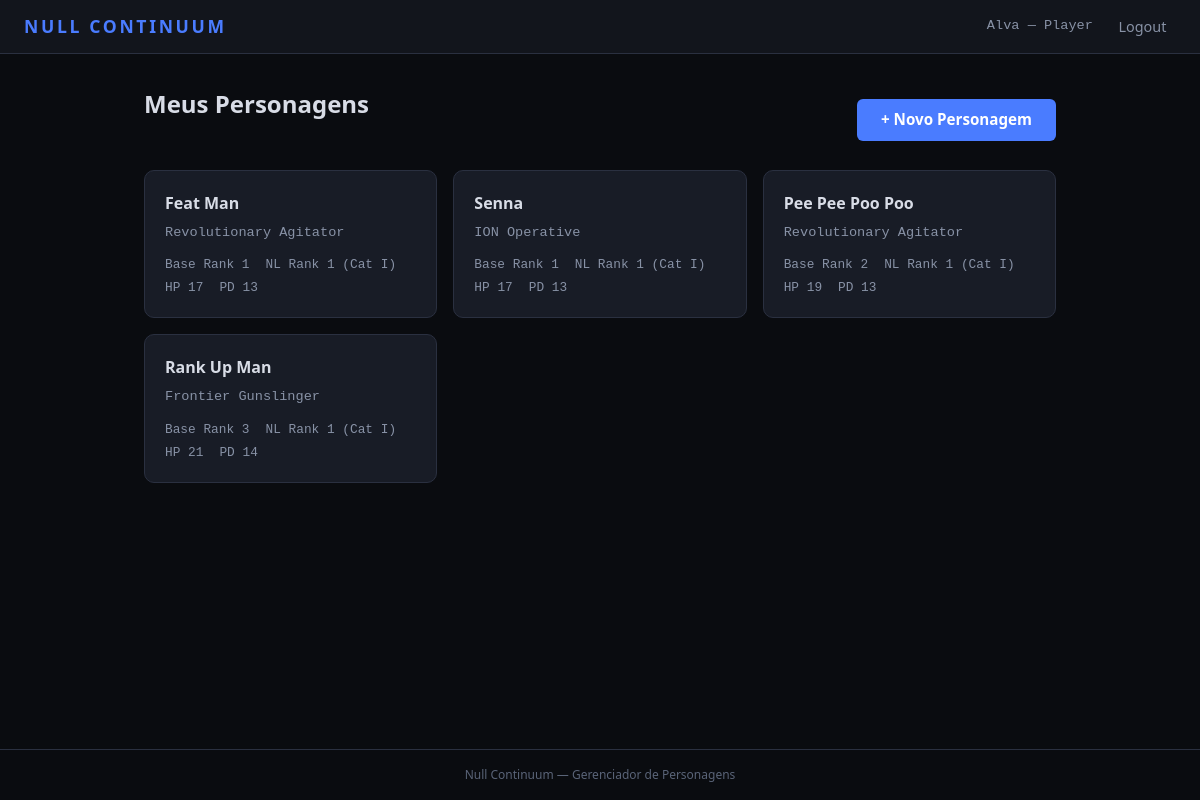
/personagens/ (signed in), run on an earlier commit of the app's database.
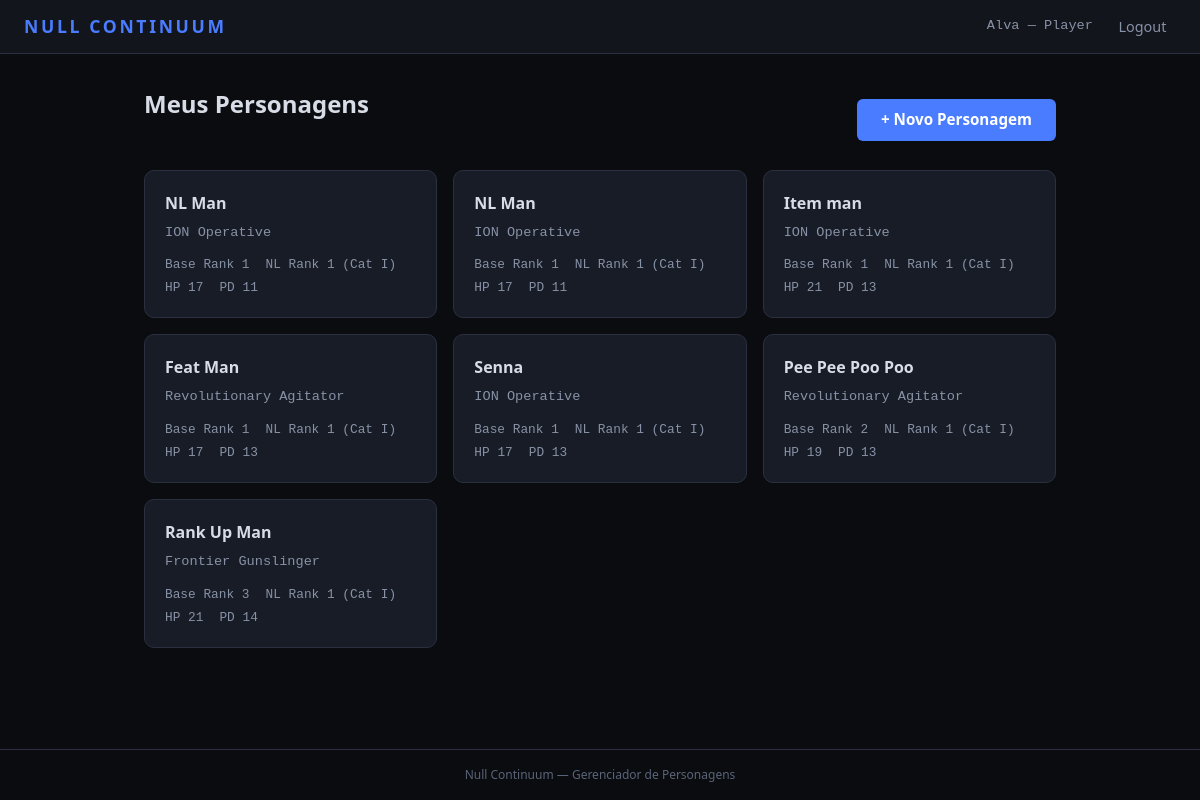
And on a later commit of the database.
### HomeApp/models.py (models this page shows, shortened)
class User(AbstractUser):
    ROLE_CHOICES = [
        ('GM', 'Game Master'),
        ('PLAYER', 'Player'),
    ]
    role = models.CharField(max_length=6, choices=ROLE_CHOICES, default='PLAYER')

### CharSheet/models.py (models this page shows, shortened)
class Character(models.Model):
    player = models.ForeignKey(
        settings.AUTH_USER_MODEL,
        on_delete=models.CASCADE,
        related_name='characters',
    )
    name = models.CharField('Nome do Personagem', max_length=120)
    background = models.CharField(
        'Background', max_length=20,
        choices=BACKGROUND_CHOICES, default='OTHER',
    )
    background_custom = models.CharField(
        'Background (custom)', max_length=120, blank=True,
        help_text='Preencha se escolheu "Outro".',
    )
    base_rank = models.PositiveIntegerField(
        'Base Rank', default=1,
        validators=[MinValueValidator(1), MaxValueValidator(15)],
    )
    nl_rank = models.PositiveIntegerField(
        'NL Rank', default=0,
        validators=[MinValueValidator(0), MaxValueValidator(15)],
    )
    agility = models.PositiveIntegerField(
        'Agility (AGI)', default=1,
        validators=[MinValueValidator(1), MaxValueValidator(5)],
    )
    fortitude = models.PositiveIntegerField(
        'Fortitude (FOR)', default=1,
        validators=[MinValueValidator(1), MaxValueValidator(5)],
    )
    insight = models.PositiveIntegerField(
        'Insight (INS)', default=1,
        validators=[MinValueValidator(1), MaxValueValidator(5)],
    )
    presence = models.PositiveIntegerField(
        'Presence (PRE)', default=1,
        validators=[MinValueValidator(1), MaxValueValidator(5)],
    )
    stability = models.PositiveIntegerField(
        'Stability (STA)', default=1,
        validators=[MinValueValidator(1), MaxValueValidator(5)],
    )
    intent = models.PositiveIntegerField(
        'Intent (INT)', default=1,
        validators=[MinValueValidator(1), MaxValueValidator(5)],
    )
    continuity_constant = models.CharField(
        'Continuity Constant', max_length=4,
        choices=CC_CHOICES, blank=True, default='',
    )
    abstraction_frame = models.CharField(
        'Abstraction Frame', max_length=10,
        choices=FRAME_CHOICES, blank=True, default='',
    )
    current_hp = models.IntegerField('HP Atual', default=0)
    current_strain = models.IntegerField('Strain Atual', default=0)
    temp_hp = models.IntegerField('HP Temporário', default=0)
    current_ap = models.IntegerField('AP Atual', default=3)
    armor_bonus = models.IntegerField('Bônus de Armadura', default=0)
    shield_bonus = models.IntegerField('Bônus de Escudo', default=0)
    current_load = models.IntegerField('Carga Atual', default=0)
    skill_melee = models.CharField('Melee', max_length=1, choices=SKILL_RANK_CHOICES, default='U')
    skill_ranged_weapons = models.CharField('Ranged Weapons', max_length=1, choices=SKILL_RANK_CHOICES, default='U')
    skill_heavy_weaponry = models.CharField('Heavy Weaponry', max_length=1, choices=SKILL_RANK_CHOICES, default='U')
    skill_initiative = models.CharField('Initiative', max_length=1, choices=SKILL_RANK_CHOICES, default='U')
    skill_athletics = models.CharField('Athletics', max_length=1, choices=SKILL_RANK_CHOICES, default='U')
    skill_endurance = models.CharField('Endurance', max_length=1, choices=SKILL_RANK_CHOICES, default='U')
    skill_acrobatics = models.CharField('Acrobatics', max_length=1, choices=SKILL_RANK_CHOICES, default='U')
    skill_stealth = models.CharField('Stealth', max_length=1, choices=SKILL_RANK_CHOICES, default='U')
    skill_perception = models.CharField('Perception', max_length=1, choices=SKILL_RANK_CHOICES, default='U')
    skill_reflexes = models.CharField('Reflexes', max_length=1, choices=SKILL_RANK_CHOICES, default='U')
    skill_sleight_of_hand = models.CharField('Sleight of Hand', max_length=1, choices=SKILL_RANK_CHOICES, default='U')
    skill_piloting_ground = models.CharField('Piloting (Ground)', max_length=1, choices=SKILL_RANK_CHOICES, default='U')
    skill_piloting_air = models.CharField('Piloting (Air)', max_length=1, choices=SKILL_RANK_CHOICES, default='U')
    skill_piloting_sea = models.CharField('Piloting (Sea)', max_length=1, choices=SKILL_RANK_CHOICES, default='U')
    skill_technology = models.CharField('Technology', max_length=1, choices=SKILL_RANK_CHOICES, default='U')
    skill_engineering = models.CharField('Engineering', max_length=1, choices=SKILL_RANK_CHOICES, default='U')
    skill_medicine = models.CharField('Medicine', max_length=1, choices=SKILL_RANK_CHOICES, default='U')
    skill_history = models.CharField('History', max_length=1, choices=SKILL_RANK_CHOICES, default='U')
    skill_religion = models.CharField('Religion', max_length=1, choices=SKILL_RANK_CHOICES, default='U')
    skill_investigation = models.CharField('Investigation', max_length=1, choices=SKILL_RANK_CHOICES, default='U')
    skill_intuition = models.CharField('Intuition', max_length=1, choices=SKILL_RANK_CHOICES, default='U')
    skill_persuasion = models.CharField('Persuasion', max_length=1, choices=SKILL_RANK_CHOICES, default='U')
    skill_intimidation = models.CharField('Intimidation', max_length=1, choices=SKILL_RANK_CHOICES, default='U')
    skill_deception = models.CharField('Deception', max_length=1, choices=SKILL_RANK_CHOICES, default='U')
    skill_survival = models.CharField('Survival', max_length=1, choices=SKILL_RANK_CHOICES, default='U')
    skill_null_theory = models.CharField('Null Theory', max_length=1, choices=SKILL_RANK_CHOICES, default='U')
    skill_null_navigation = models.CharField('Null Navigation', max_length=1, choices=SKILL_RANK_CHOICES, default='U')
    skill_animal_handling = models.CharField('Animal Handling', max_length=1, choices=SKILL_RANK_CHOICES, default='U')
    skill_nlc = models.CharField('NL Control (NLC)', max_length=1, choices=SKILL_RANK_CHOICES, default='U')
    skill_nlr = models.CharField('NL Resistance (NLR)', max_length=1, choices=SKILL_RANK_CHOICES, default='U')
    skill_nl_sensitivity = models.CharField('NL Sensitivity', max_length=1, choices=SKILL_RANK_CHOICES, default='U')
    skill_nl_engineering = models.CharField('NL Engineering', max_length=1, choices=SKILL_RANK_CHOICES, default='U')
    skill_anomalous_protocols = models.CharField('Anomalous Protocols', max_length=1, choices=SKILL_RANK_CHOICES, default='U')
    skill_continuity_analysis = models.CharField('Continuity Analysis', max_length=1, choices=SKILL_RANK_CHOICES, default='U')
    notes = models.TextField('Notas', blank=True)
    created_at = models.DateTimeField(auto_now_add=True)
    updated_at = models.DateTimeField(auto_now=True)
    class Meta:
        ordering = ['-updated_at']
        verbose_name = 'Personagem'
        verbose_name_plural = 'Personagens'
    @property
    def category(self):
        if self.nl_rank == 0:
            return '—'
        if self.nl_rank <= 3:
            return 'I'
    @property
    def max_hp(self):
        return (self.fortitude * 2) * self.base_rank + 15
    @property
    def passive_defense(self):
        return 10 + self.agility + self.armor_bonus + self.shield_bonus
    @property
    def background_display(self):
        if self.background == 'OTHER':
            return self.background_custom or 'Outro'
        return self.get_background_display()
    SKILL_FIELDS = [
        ('skill_melee', 'Melee', 'Combate'),
        ('skill_ranged_weapons', 'Ranged Weapons', 'Combate'),
        ('skill_heavy_weaponry', 'Heavy Weaponry', 'Combate'),
        ('skill_initiative', 'Initiative', 'Combate'),
        ('skill_athletics', 'Athletics', 'Geral'),
        ('skill_endurance', 'Endurance', 'Geral'),
        ('skill_acrobatics', 'Acrobatics', 'Geral'),
        ('skill_stealth', 'Stealth', 'Geral'),
        ('skill_perception', 'Perception', 'Geral'),
        ('skill_reflexes', 'Reflexes', 'Geral'),
        ('skill_sleight_of_hand', 'Sleight of Hand', 'Geral'),
        ('skill_piloting_ground', 'Piloting (Ground)', 'Geral'),
        ('skill_piloting_air', 'Piloting (Air)', 'Geral'),
        ('skill_piloting_sea', 'Piloting (Sea)', 'Geral'),
        ('skill_technology', 'Technology', 'Geral'),
        ('skill_engineering', 'Engineering', 'Geral'),
        ('skill_medicine', 'Medicine', 'Geral'),
        ('skill_history', 'History', 'Geral'),
        ('skill_religion', 'Religion', 'Geral'),
        ('skill_investigation', 'Investigation', 'Geral'),
        ('skill_intuition', 'Intuition', 'Geral'),
        ('skill_persuasion', 'Persuasion', 'Geral'),
        ('skill_intimidation', 'Intimidation', 'Geral'),
        ('skill_deception', 'Deception', 'Geral'),
        ('skill_survival', 'Survival', 'Geral'),
        ('skill_null_theory', 'Null Theory', 'Geral'),
        ('skill_null_navigation', 'Null Navigation', 'Geral'),
        ('skill_animal_handling', 'Animal Handling', 'Geral'),
        ('skill_nlc', 'NL Control (NLC)', 'Non-Linear'),
        ('skill_nlr', 'NL Resistance (NLR)', 'Non-Linear'),
        ('skill_nl_sensitivity', 'NL Sensitivity', 'Non-Linear'),
        ('skill_nl_engineering', 'NL Engineering', 'Non-Linear'),
        ('skill_anomalous_protocols', 'Anomalous Protocols', 'Non-Linear'),
        ('skill_continuity_analysis', 'Continuity Analysis', 'Non-Linear'),
    ]
    from .feat_models import FeatDefinition, CharacterFeat
    from .trait_models import TraitDefinition, CharacterTrait

### CharSheet/views.py (the view)
# urls.py: path('personagens/', views.character_list, name='character_list'),
@login_required
def character_list(request):
    characters = Character.objects.filter(player=request.user)
    return render(request, 'CharSheet/character_list.html', {
        'characters': characters,
    })

### templates/CharSheet/character_list.html (shortened to what this page needs)
{% extends 'base.html' %}
{% block content %}
<div class="page-header">
    <h1 class="page-title">Meus Personagens</h1>
    <a href="{% url 'character_create' %}" class="btn btn-primary btn-inline">+ Novo Personagem</a>
</div>
{% if characters %}
<div class="card-grid">
    {% for c in characters %}
    <a href="{% url 'character_detail' pk=c.pk %}" class="card card-link">
        <h3>{{ c.name }}</h3>
        <p class="card-meta">{{ c.background_display }}</p>
        <div class="card-stats">
            <span>Base Rank {{ c.base_rank }}</span>
            {% if c.nl_rank > 0 %}
            <span>NL Rank {{ c.nl_rank }} (Cat {{ c.category }})</span>
            {% endif %}
        </div>
        <div class="card-stats">
            <span>HP {{ c.max_hp }}</span>
            <span>PD {{ c.passive_defense }}</span>
        </div>
    </a>
    {% endfor %}
</div>
{% else %}
<div class="empty-state">
    <p>Você ainda não tem personagens.</p>
    <a href="{% url 'character_create' %}" class="btn btn-primary btn-inline">Criar Primeiro Personagem</a>
</div>
{% endif %}
{% endblock %}

### templates/base.html (shortened to what this page needs)
{% load static %}
<!DOCTYPE html>
<html lang="pt-br">
<head>
    <link rel="stylesheet" href="{% static 'css/style.css' %}">
    <link rel="stylesheet" href="{% static 'css/charsheet.css' %}">
    <link rel="stylesheet" href="{% static 'css/combat_tracker.css' %}">
    <link rel="stylesheet" href="{% static 'css/feats.css' %}">
    <link rel="stylesheet" href="{% static 'css/rankup.css' %}">
    <link rel="stylesheet" href="{% static 'css/traits.css' %}">
</head>
<body>
    <nav class="navbar">
        <a href="{% url 'dashboard' %}" class="nav-brand">NULL CONTINUUM</a>
        <div class="nav-links">
            {% if user.is_authenticated %}
                <span class="nav-user">{{ user.username }} — {{ user.get_role_display }}</span>
                <form method="post" action="{% url 'logout' %}" class="nav-logout-form">
                    <button type="submit" class="nav-link nav-btn">Logout</button>
                </form>
            {% else %}
                <a href="{% url 'login' %}" class="nav-link">Login</a>
                <a href="{% url 'register' %}" class="nav-link">Registrar</a>
            {% endif %}
        </div>
    </nav>
    <main class="container">
        {% block content %}{% endblock %}
    </main>
    <footer class="footer">
        <p>Null Continuum — Gerenciador de Personagens</p>
    </footer>
</body>
</html>

### static/css/style.css (style rules this page uses)
*, *::before, *::after { margin: 0; padding: 0; box-sizing: border-box; }
:root { --bg-dark: #0a0c10; --bg-surface: #12151c; --bg-card: #181c26; --bg-input: #1e2230; --border: #2a3040; --border-focus: #4a7cff; --text-primary: #d8dce6; --text-secondary: #8892a6; --text-muted: #5a6478; --accent: #4a7cff; --accent-hover: #6090ff; --accent-glow: rgba(74, 124, 255, 0.15); --danger: #ff4a5e; --success: #3cda7c; --warning: #f0a030; --gm-accent: #c06cff; --player-accent: #4a7cff; --font-body: 'Segoe UI', 'Roboto', sans-serif; --font-mono: 'Consolas', 'Courier New', monospace; --radius: 6px; --radius-lg: 10px; }
html { font-size: 16px; }
body { font-family: var(--font-body); background-color: var(--bg-dark); color: var(--text-primary); min-height: 100vh; display: flex; flex-direction: column; line-height: 1.5; }
a { color: var(--accent); text-decoration: none; }
.navbar { display: flex; align-items: center; justify-content: space-between; padding: 0.75rem 1.5rem; background-color: var(--bg-surface); border-bottom: 1px solid var(--border); position: sticky; top: 0; z-index: 100; }
.nav-brand { font-size: 1.1rem; font-weight: 700; letter-spacing: 0.15em; color: var(--accent); text-transform: uppercase; }
.nav-links { display: flex; align-items: center; gap: 1rem; }
.nav-user { color: var(--text-secondary); font-size: 0.85rem; font-family: var(--font-mono); }
.nav-link { color: var(--text-secondary); font-size: 0.9rem; padding: 0.3rem 0.6rem; border-radius: var(--radius); transition: color 0.2s, background-color 0.2s; }
.nav-logout-form { display: inline; }
.nav-btn { background: none; border: none; cursor: pointer; font-family: var(--font-body); }
.container { flex: 1; width: 100%; max-width: 960px; margin: 0 auto; padding: 2rem 1.5rem; }
.btn { display: inline-block; padding: 0.6rem 1.5rem; border: none; border-radius: var(--radius); font-family: var(--font-body); font-size: 0.95rem; font-weight: 600; cursor: pointer; transition: background-color 0.2s, transform 0.1s; text-align: center; }
.btn-primary { background-color: var(--accent); color: #fff; width: 100%; margin-top: 0.5rem; }
.page-title { font-size: 1.5rem; font-weight: 600; margin-bottom: 1.5rem; color: var(--text-primary); }
.card-grid { display: grid; grid-template-columns: repeat(auto-fill, minmax(260px, 1fr)); gap: 1rem; }
.card { background-color: var(--bg-card); border: 1px solid var(--border); border-radius: var(--radius-lg); padding: 1.25rem; transition: border-color 0.2s; }
.card h3 { font-size: 1rem; font-weight: 600; margin-bottom: 0.5rem; color: var(--text-primary); }
.card p { font-size: 0.85rem; color: var(--text-secondary); margin-bottom: 0.75rem; }
.footer { text-align: center; padding: 1rem; font-size: 0.75rem; color: var(--text-muted); border-top: 1px solid var(--border); margin-top: auto; }

### static/css/charsheet.css (style rules this page uses)
.page-header { display: flex; align-items: center; justify-content: space-between; margin-bottom: 1.5rem; flex-wrap: wrap; gap: 0.75rem; }
.btn-inline { width: auto; display: inline-block; }
.card-link { display: block; color: var(--text-primary); text-decoration: none; }
.card-meta { font-size: 0.8rem; color: var(--text-muted); font-family: var(--font-mono); margin-bottom: 0.5rem; }
.card-stats { display: flex; gap: 1rem; font-size: 0.8rem; color: var(--text-secondary); font-family: var(--font-mono); margin-top: 0.25rem; }

What changed in the data, as far as the page shows it:
added Character: name "NL Man", background_display "ION Operative", base_rank "1", nl_rank "1", category "I", max_hp "17", passive_defense "11"
added Character: name "NL Man", background_display "ION Operative", base_rank "1", nl_rank "1", category "I", max_hp "17", passive_defense "11"
added Character: name "Item man", background_display "ION Operative", base_rank "1", nl_rank "1", category "I", max_hp "21", passive_defense "13"
